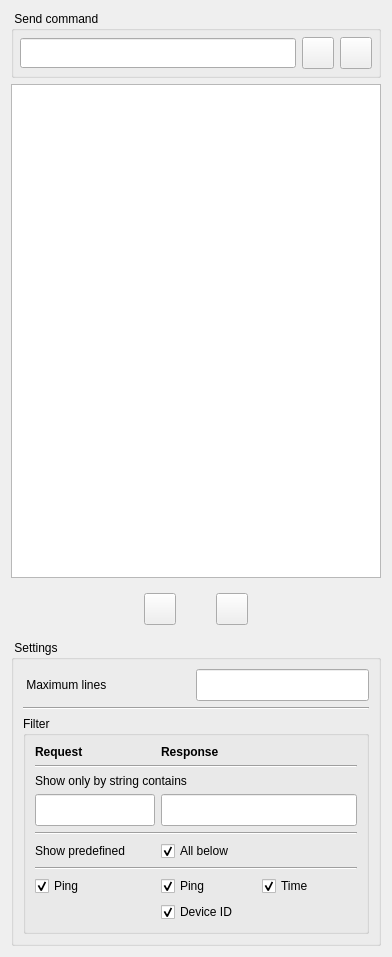
<?xml version="1.0" encoding="UTF-8"?>
<ui version="4.0">
 <class>Debug</class>
 <widget class="QDialog" name="Debug">
  <property name="geometry">
   <rect>
    <x>0</x>
    <y>0</y>
    <width>392</width>
    <height>957</height>
   </rect>
  </property>
  <property name="sizePolicy">
   <sizepolicy hsizetype="Minimum" vsizetype="MinimumExpanding">
    <horstretch>0</horstretch>
    <verstretch>0</verstretch>
   </sizepolicy>
  </property>
  <property name="minimumSize">
   <size>
    <width>392</width>
    <height>0</height>
   </size>
  </property>
  <property name="maximumSize">
   <size>
    <width>390</width>
    <height>16777215</height>
   </size>
  </property>
  <property name="windowTitle">
   <string>Debug</string>
  </property>
  <layout class="QVBoxLayout" name="verticalLayout">
   <property name="spacing">
    <number>6</number>
   </property>
   <item>
    <widget class="QGroupBox" name="groupBox_2">
     <property name="sizePolicy">
      <sizepolicy hsizetype="Fixed" vsizetype="Fixed">
       <horstretch>0</horstretch>
       <verstretch>0</verstretch>
      </sizepolicy>
     </property>
     <property name="minimumSize">
      <size>
       <width>370</width>
       <height>0</height>
      </size>
     </property>
     <property name="title">
      <string> Send command </string>
     </property>
     <layout class="QHBoxLayout" name="horizontalLayout_3">
      <property name="leftMargin">
       <number>6</number>
      </property>
      <property name="topMargin">
       <number>6</number>
      </property>
      <property name="rightMargin">
       <number>6</number>
      </property>
      <property name="bottomMargin">
       <number>6</number>
      </property>
      <item>
       <widget class="QLineEdit" name="commandLine">
        <property name="sizePolicy">
         <sizepolicy hsizetype="Minimum" vsizetype="Fixed">
          <horstretch>0</horstretch>
          <verstretch>0</verstretch>
         </sizepolicy>
        </property>
        <property name="minimumSize">
         <size>
          <width>0</width>
          <height>30</height>
         </size>
        </property>
        <property name="maximumSize">
         <size>
          <width>16777215</width>
          <height>30</height>
         </size>
        </property>
       </widget>
      </item>
      <item>
       <widget class="QPushButton" name="clearCommandLineButton">
        <property name="minimumSize">
         <size>
          <width>32</width>
          <height>32</height>
         </size>
        </property>
        <property name="maximumSize">
         <size>
          <width>32</width>
          <height>32</height>
         </size>
        </property>
        <property name="text">
         <string/>
        </property>
        <property name="icon">
         <iconset resource="../resource.qrc">
          <normaloff>:/images/nav/special/erase.png</normaloff>:/images/nav/special/erase.png</iconset>
        </property>
        <property name="iconSize">
         <size>
          <width>24</width>
          <height>24</height>
         </size>
        </property>
        <property name="autoDefault">
         <bool>false</bool>
        </property>
       </widget>
      </item>
      <item>
       <widget class="QPushButton" name="sendButton">
        <property name="minimumSize">
         <size>
          <width>32</width>
          <height>32</height>
         </size>
        </property>
        <property name="maximumSize">
         <size>
          <width>32</width>
          <height>32</height>
         </size>
        </property>
        <property name="text">
         <string/>
        </property>
        <property name="icon">
         <iconset resource="../resource.qrc">
          <normaloff>:/images/nav/play/forward.png</normaloff>:/images/nav/play/forward.png</iconset>
        </property>
        <property name="iconSize">
         <size>
          <width>24</width>
          <height>24</height>
         </size>
        </property>
        <property name="autoDefault">
         <bool>false</bool>
        </property>
       </widget>
      </item>
     </layout>
    </widget>
   </item>
   <item>
    <widget class="QTextEdit" name="textEdit">
     <property name="sizePolicy">
      <sizepolicy hsizetype="Fixed" vsizetype="Expanding">
       <horstretch>0</horstretch>
       <verstretch>0</verstretch>
      </sizepolicy>
     </property>
     <property name="minimumSize">
      <size>
       <width>370</width>
       <height>480</height>
      </size>
     </property>
     <property name="focusPolicy">
      <enum>Qt::NoFocus</enum>
     </property>
     <property name="sizeAdjustPolicy">
      <enum>QAbstractScrollArea::AdjustToContents</enum>
     </property>
    </widget>
   </item>
   <item>
    <widget class="QWidget" name="widget" native="true">
     <property name="sizePolicy">
      <sizepolicy hsizetype="Fixed" vsizetype="Preferred">
       <horstretch>0</horstretch>
       <verstretch>0</verstretch>
      </sizepolicy>
     </property>
     <property name="minimumSize">
      <size>
       <width>370</width>
       <height>0</height>
      </size>
     </property>
     <layout class="QHBoxLayout" name="horizontalLayout_5">
      <item>
       <layout class="QHBoxLayout" name="horizontalLayout_4">
        <property name="spacing">
         <number>0</number>
        </property>
        <property name="sizeConstraint">
         <enum>QLayout::SetMinimumSize</enum>
        </property>
        <property name="topMargin">
         <number>0</number>
        </property>
        <item>
         <spacer name="horizontalSpacer_4">
          <property name="orientation">
           <enum>Qt::Horizontal</enum>
          </property>
          <property name="sizeType">
           <enum>QSizePolicy::Expanding</enum>
          </property>
          <property name="sizeHint" stdset="0">
           <size>
            <width>40</width>
            <height>20</height>
           </size>
          </property>
         </spacer>
        </item>
        <item>
         <widget class="QPushButton" name="pauseButton">
          <property name="sizePolicy">
           <sizepolicy hsizetype="Fixed" vsizetype="Fixed">
            <horstretch>0</horstretch>
            <verstretch>0</verstretch>
           </sizepolicy>
          </property>
          <property name="minimumSize">
           <size>
            <width>32</width>
            <height>32</height>
           </size>
          </property>
          <property name="maximumSize">
           <size>
            <width>32</width>
            <height>32</height>
           </size>
          </property>
          <property name="toolTip">
           <string>Play / Stop</string>
          </property>
          <property name="text">
           <string/>
          </property>
          <property name="icon">
           <iconset resource="../resource.qrc">
            <normaloff>:/images/nav/play/pause.png</normaloff>:/images/nav/play/pause.png</iconset>
          </property>
          <property name="iconSize">
           <size>
            <width>24</width>
            <height>24</height>
           </size>
          </property>
          <property name="autoDefault">
           <bool>false</bool>
          </property>
         </widget>
        </item>
        <item>
         <spacer name="horizontalSpacer_5">
          <property name="orientation">
           <enum>Qt::Horizontal</enum>
          </property>
          <property name="sizeType">
           <enum>QSizePolicy::Fixed</enum>
          </property>
          <property name="sizeHint" stdset="0">
           <size>
            <width>40</width>
            <height>20</height>
           </size>
          </property>
         </spacer>
        </item>
        <item>
         <widget class="QPushButton" name="eraseDebugOutput">
          <property name="sizePolicy">
           <sizepolicy hsizetype="Fixed" vsizetype="Fixed">
            <horstretch>0</horstretch>
            <verstretch>0</verstretch>
           </sizepolicy>
          </property>
          <property name="minimumSize">
           <size>
            <width>32</width>
            <height>32</height>
           </size>
          </property>
          <property name="maximumSize">
           <size>
            <width>32</width>
            <height>32</height>
           </size>
          </property>
          <property name="toolTip">
           <string>Erase</string>
          </property>
          <property name="text">
           <string/>
          </property>
          <property name="icon">
           <iconset>
            <selectedon>:/images/nav/special/erase.png</selectedon>
           </iconset>
          </property>
          <property name="iconSize">
           <size>
            <width>24</width>
            <height>24</height>
           </size>
          </property>
          <property name="autoDefault">
           <bool>false</bool>
          </property>
         </widget>
        </item>
        <item>
         <spacer name="horizontalSpacer_6">
          <property name="orientation">
           <enum>Qt::Horizontal</enum>
          </property>
          <property name="sizeType">
           <enum>QSizePolicy::Expanding</enum>
          </property>
          <property name="sizeHint" stdset="0">
           <size>
            <width>40</width>
            <height>20</height>
           </size>
          </property>
         </spacer>
        </item>
       </layout>
      </item>
     </layout>
    </widget>
   </item>
   <item>
    <widget class="QGroupBox" name="groupBox">
     <property name="sizePolicy">
      <sizepolicy hsizetype="Fixed" vsizetype="Fixed">
       <horstretch>0</horstretch>
       <verstretch>0</verstretch>
      </sizepolicy>
     </property>
     <property name="minimumSize">
      <size>
       <width>370</width>
       <height>0</height>
      </size>
     </property>
     <property name="title">
      <string> Settings </string>
     </property>
     <layout class="QVBoxLayout" name="verticalLayout_3">
      <property name="rightMargin">
       <number>9</number>
      </property>
      <item>
       <layout class="QHBoxLayout" name="horizontalLayout_2">
        <property name="spacing">
         <number>0</number>
        </property>
        <property name="sizeConstraint">
         <enum>QLayout::SetMinimumSize</enum>
        </property>
        <property name="rightMargin">
         <number>0</number>
        </property>
        <item>
         <widget class="QLabel" name="maximumScrollLinesLabel">
          <property name="sizePolicy">
           <sizepolicy hsizetype="Preferred" vsizetype="Fixed">
            <horstretch>0</horstretch>
            <verstretch>0</verstretch>
           </sizepolicy>
          </property>
          <property name="text">
           <string> Maximum lines  </string>
          </property>
         </widget>
        </item>
        <item>
         <widget class="QLineEdit" name="maxLines">
          <property name="sizePolicy">
           <sizepolicy hsizetype="Preferred" vsizetype="Fixed">
            <horstretch>0</horstretch>
            <verstretch>0</verstretch>
           </sizepolicy>
          </property>
          <property name="minimumSize">
           <size>
            <width>0</width>
            <height>32</height>
           </size>
          </property>
          <property name="text">
           <string/>
          </property>
         </widget>
        </item>
       </layout>
      </item>
      <item>
       <widget class="Line" name="line_3">
        <property name="orientation">
         <enum>Qt::Horizontal</enum>
        </property>
       </widget>
      </item>
      <item>
       <widget class="QGroupBox" name="groupBox_3">
        <property name="sizePolicy">
         <sizepolicy hsizetype="Preferred" vsizetype="Fixed">
          <horstretch>0</horstretch>
          <verstretch>0</verstretch>
         </sizepolicy>
        </property>
        <property name="title">
         <string>Filter</string>
        </property>
        <property name="checkable">
         <bool>false</bool>
        </property>
        <layout class="QGridLayout" name="gridLayout">
         <property name="rightMargin">
          <number>9</number>
         </property>
         <property name="bottomMargin">
          <number>9</number>
         </property>
         <item row="17" column="0">
          <widget class="QCheckBox" name="pingRq">
           <property name="minimumSize">
            <size>
             <width>120</width>
             <height>0</height>
            </size>
           </property>
           <property name="text">
            <string>Ping</string>
           </property>
           <property name="checked">
            <bool>true</bool>
           </property>
          </widget>
         </item>
         <item row="4" column="0" colspan="3">
          <widget class="QLabel" name="label">
           <property name="sizePolicy">
            <sizepolicy hsizetype="Preferred" vsizetype="Fixed">
             <horstretch>0</horstretch>
             <verstretch>0</verstretch>
            </sizepolicy>
           </property>
           <property name="text">
            <string>Show only by string contains</string>
           </property>
           <property name="alignment">
            <set>Qt::AlignLeading|Qt::AlignLeft|Qt::AlignVCenter</set>
           </property>
          </widget>
         </item>
         <item row="7" column="0">
          <widget class="QLabel" name="label_2">
           <property name="sizePolicy">
            <sizepolicy hsizetype="Fixed" vsizetype="Preferred">
             <horstretch>0</horstretch>
             <verstretch>0</verstretch>
            </sizepolicy>
           </property>
           <property name="text">
            <string>Show predefined </string>
           </property>
          </widget>
         </item>
         <item row="17" column="2">
          <widget class="QCheckBox" name="timeRs">
           <property name="minimumSize">
            <size>
             <width>80</width>
             <height>0</height>
            </size>
           </property>
           <property name="text">
            <string>Time</string>
           </property>
           <property name="checked">
            <bool>true</bool>
           </property>
          </widget>
         </item>
         <item row="5" column="1" colspan="2">
          <widget class="QLineEdit" name="rsRegex">
           <property name="enabled">
            <bool>true</bool>
           </property>
           <property name="sizePolicy">
            <sizepolicy hsizetype="Fixed" vsizetype="Fixed">
             <horstretch>0</horstretch>
             <verstretch>0</verstretch>
            </sizepolicy>
           </property>
           <property name="minimumSize">
            <size>
             <width>195</width>
             <height>32</height>
            </size>
           </property>
           <property name="maximumSize">
            <size>
             <width>200</width>
             <height>16777215</height>
            </size>
           </property>
          </widget>
         </item>
         <item row="5" column="0">
          <widget class="QLineEdit" name="rqRegex">
           <property name="enabled">
            <bool>true</bool>
           </property>
           <property name="sizePolicy">
            <sizepolicy hsizetype="Fixed" vsizetype="Fixed">
             <horstretch>0</horstretch>
             <verstretch>0</verstretch>
            </sizepolicy>
           </property>
           <property name="minimumSize">
            <size>
             <width>120</width>
             <height>32</height>
            </size>
           </property>
           <property name="baseSize">
            <size>
             <width>0</width>
             <height>32</height>
            </size>
           </property>
          </widget>
         </item>
         <item row="18" column="1">
          <widget class="QCheckBox" name="deviceRs">
           <property name="text">
            <string>Device ID</string>
           </property>
           <property name="checked">
            <bool>true</bool>
           </property>
          </widget>
         </item>
         <item row="17" column="1">
          <widget class="QCheckBox" name="pingRs">
           <property name="minimumSize">
            <size>
             <width>80</width>
             <height>0</height>
            </size>
           </property>
           <property name="text">
            <string>Ping</string>
           </property>
           <property name="checked">
            <bool>true</bool>
           </property>
          </widget>
         </item>
         <item row="6" column="0" colspan="3">
          <widget class="Line" name="line_4">
           <property name="orientation">
            <enum>Qt::Horizontal</enum>
           </property>
          </widget>
         </item>
         <item row="10" column="0" colspan="3">
          <widget class="Line" name="line_2">
           <property name="orientation">
            <enum>Qt::Horizontal</enum>
           </property>
          </widget>
         </item>
         <item row="7" column="1">
          <widget class="QCheckBox" name="displayAllCheckBox">
           <property name="text">
            <string>All below</string>
           </property>
           <property name="checked">
            <bool>true</bool>
           </property>
          </widget>
         </item>
         <item row="3" column="0" colspan="3">
          <widget class="Line" name="line">
           <property name="sizePolicy">
            <sizepolicy hsizetype="Expanding" vsizetype="Fixed">
             <horstretch>0</horstretch>
             <verstretch>0</verstretch>
            </sizepolicy>
           </property>
           <property name="minimumSize">
            <size>
             <width>0</width>
             <height>0</height>
            </size>
           </property>
           <property name="orientation">
            <enum>Qt::Horizontal</enum>
           </property>
          </widget>
         </item>
         <item row="1" column="1" colspan="2">
          <widget class="QLabel" name="rs">
           <property name="sizePolicy">
            <sizepolicy hsizetype="Fixed" vsizetype="Fixed">
             <horstretch>0</horstretch>
             <verstretch>0</verstretch>
            </sizepolicy>
           </property>
           <property name="font">
            <font>
             <bold>true</bold>
            </font>
           </property>
           <property name="text">
            <string>Response</string>
           </property>
          </widget>
         </item>
         <item row="1" column="0">
          <widget class="QLabel" name="rq">
           <property name="sizePolicy">
            <sizepolicy hsizetype="Fixed" vsizetype="Fixed">
             <horstretch>0</horstretch>
             <verstretch>0</verstretch>
            </sizepolicy>
           </property>
           <property name="minimumSize">
            <size>
             <width>0</width>
             <height>0</height>
            </size>
           </property>
           <property name="font">
            <font>
             <bold>true</bold>
            </font>
           </property>
           <property name="text">
            <string>Request</string>
           </property>
          </widget>
         </item>
        </layout>
        <zorder>pingRq</zorder>
        <zorder>label_2</zorder>
        <zorder>label</zorder>
        <zorder>timeRs</zorder>
        <zorder>rsRegex</zorder>
        <zorder>rqRegex</zorder>
        <zorder>deviceRs</zorder>
        <zorder>pingRs</zorder>
        <zorder>line_4</zorder>
        <zorder>line_2</zorder>
        <zorder>displayAllCheckBox</zorder>
        <zorder>line</zorder>
        <zorder>rs</zorder>
        <zorder>rq</zorder>
       </widget>
      </item>
     </layout>
    </widget>
   </item>
  </layout>
 </widget>
 <tabstops>
  <tabstop>commandLine</tabstop>
  <tabstop>clearCommandLineButton</tabstop>
  <tabstop>sendButton</tabstop>
  <tabstop>pauseButton</tabstop>
  <tabstop>eraseDebugOutput</tabstop>
  <tabstop>maxLines</tabstop>
  <tabstop>rqRegex</tabstop>
  <tabstop>rsRegex</tabstop>
  <tabstop>displayAllCheckBox</tabstop>
  <tabstop>pingRq</tabstop>
  <tabstop>pingRs</tabstop>
  <tabstop>timeRs</tabstop>
  <tabstop>deviceRs</tabstop>
  <tabstop>textEdit</tabstop>
 </tabstops>
 <resources>
  <include location="../resource.qrc"/>
 </resources>
 <connections/>
</ui>
